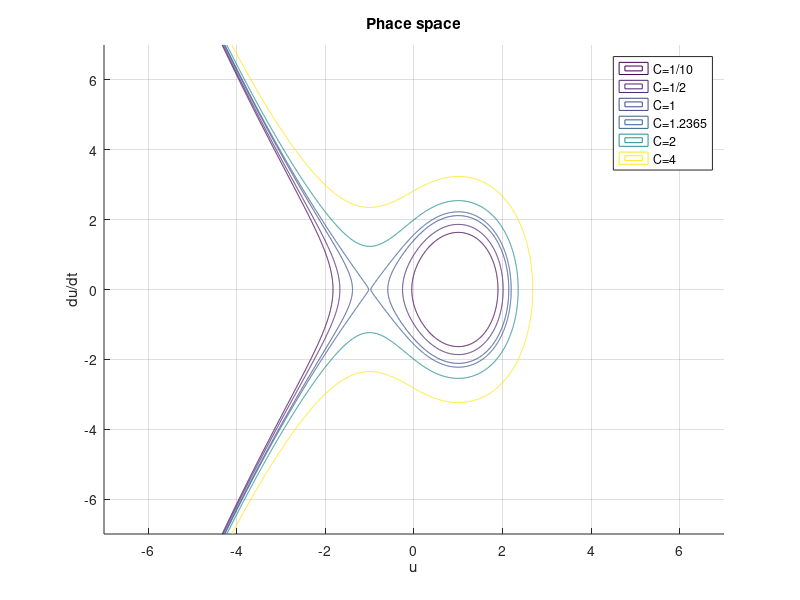

Source code (MATLAB): (Note: this script raises an error after producing the figure.)
clc; clear; clf; format long;

%-----------------Phace-space-plot-----------------
H = @(u,v) 1/2*v.^2 + 1/3.*u.^3 - 2.*atan(u);

hold on; grid on;
u=-7:0.01:7;
v=-7:0.01:7;
[U,V]=meshgrid(u,v);

contour(U,V,H(U,V), [0.1 0.1]);
contour(U,V,H(U,V), [0.5 0.5]);
contour(U,V,H(U,V), [1 1]);
contour(U,V,H(U,V), [1.2365 1.2365]);
contour(U,V,H(U,V), [2 2]);
contour(U,V,H(U,V), [4 4]);

legend('C=1/10', 'C=1/2', 'C=1', 'C=1.2365', 'C=2', 'C=4')
title('Phace space'); xlabel('u'); ylabel('du/dt')

%-----------------Dirichlet-problem-----------------
dudt = zeros(1,201);

for i = 1:1:200
    [time,u_buff] = ode45(@(t,u) odefun_6(t,u), [0:0.1:pi], [0 i*0.01-0.01]);
    dudt(i) = u_buff(end,1);
end
figure; hold on; grid on; title("u(pi,0,u_0')"); xlabel("uo'");
plot([0:0.01:2-0.02], dudt(1:end-2));

%clarification
root = dichotomy(0.8, 0.85, dudt, [0:0.01:2], 100);
display("root u_0' = " + root)

%profile plot
[time,u] = ode45(@(t,u) odefun_6(t,u), [0:0.01:pi], [0 root]);
figure; hold on; grid on; title('Solve Dirichlet problem profile'); xlabel('t'); ylabel('u(t)')
plot(time, u(:,1), '-m');

%-----------------Neuman-problem-----------------
lenght_time = 320;
start_time  = -1;

delta1      = zeros(1,lenght_time);
delta2      = zeros(1,lenght_time);
u0          = zeros(1,lenght_time);

for i = 1:1:lenght_time
    u0(i)         = i*0.01-0.01+start_time;
    [time,u_buff] = ode45(@(t,u) odefun_6(t,u), [0:0.01:3*pi/2], [u0(i) 0]);
    
    delta1(i)     = u_buff(end,1);
    delta2(i)     = u_buff(end,2);
end

delta1 = delta1 - u0;

figure; hold on; grid on; title("delta_{1,2}"); xlabel("uo");
plot(u0, delta1); plot(u0, delta2);
legend('\Delta_1', '\Delta_2');

%clarification
root1 = dichotomy(-0.7, -0.6, delta2, u0, 100);
root2 = dichotomy(2.1, 2.2, delta2, u0, 100);
display("first root u_0' = " + root1)
display("second root u_0' = " + root2)

%profile plot
[time1,u1] = ode45(@(t,u) odefun_6(t,u), [0:0.01:3*pi/2], [root1 0]);
[time2,u2] = ode45(@(t,u) odefun_6(t,u), [0:0.01:3*pi/2], [root2 0]);
[time3,u3] = ode45(@(t,u) odefun_6(t,u), [0:0.01:3*pi/2], [1 0]);
figure; hold on; grid on; title('Solve periodic profile'); xlabel('t'); ylabel('u(t)')
plot(time1, u1(:,1), '-m'); plot(time2, u2(:,1), '-b'); plot(time3, u3(:,1), '-c');
legend('first root', 'second root', 'balance point')